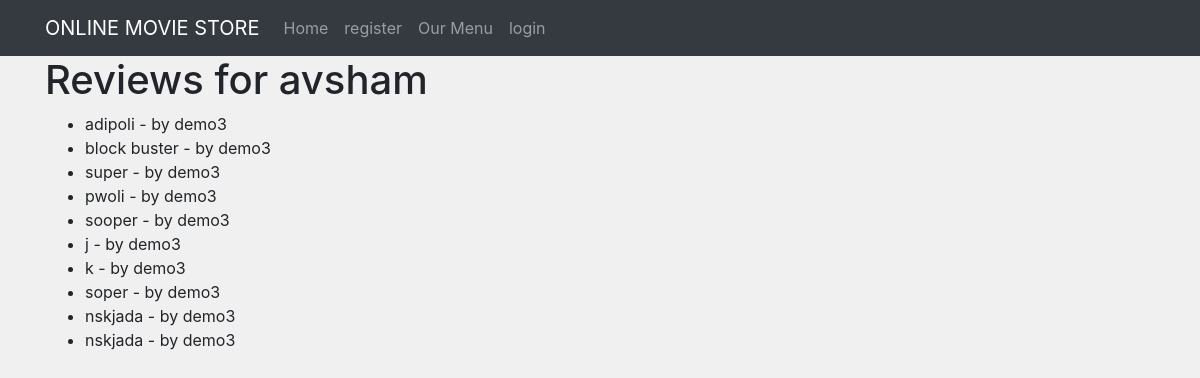
Screenshot of /movie/5/reviews/ with the database file from the repository.
### movieapp/models.py (models this page shows, shortened)
class Movie(models.Model):
    name = models.CharField(max_length=250)
    desc = models.TextField()
    year = models.IntegerField()  # You might want to remove this field since you now have `release_date`
    actors = models.CharField(max_length=500)  # Adjust the length as needed
    trailer_link = models.URLField(max_length=200)
    img = models.ImageField(upload_to='gallery')
    class Meta:
        verbose_name = 'Movie'
        verbose_name_plural = 'Movies'

class Review(models.Model):
    user = models.ForeignKey(User, on_delete=models.CASCADE)
    movie = models.ForeignKey(Movie, on_delete=models.CASCADE)
    content = models.TextField()
    created_at = models.DateTimeField(auto_now_add=True)

### movieapp/views.py (the view)
# urls.py: path('movie/<int:movie_id>/reviews/', views.movie_reviews, name='movie_reviews'),
def movie_reviews(request, movie_id):
    movie = get_object_or_404(Movie, pk=movie_id)
    reviews = Review.objects.filter(movie=movie)
    return render(request, 'movie_reviews.html', {'movie': movie, 'reviews': reviews})

### templates/movie_reviews.html (shortened to what this page needs)
{% extends 'base.html' %}
{% block body %}
<!DOCTYPE html>
<html lang="en">
<head>
</head>
<body>
    <h1>Reviews for {{ movie.name }}</h1>
    <ul>
        {% for review in reviews %}
        <li>{{ review.content }} - by {{ review.user.username }}</li>
        {% endfor %}
    </ul>
</body>
</html>
{% endblock %}

### static/style.css (style rules this page uses)
body { background-color: #f0f0f0; }

### templates/movie_reviews.html (style rules this page uses)
body { background-color: #f0f0f0; }

### rows the page displays
Movie: name "avsham"
Review: content "adipoli", user.username "demo3"
Review: content "block buster", user.username "demo3"
Review: content "super", user.username "demo3"
Review: content "pwoli", user.username "demo3"
Review: content "sooper", user.username "demo3"
Review: content "j", user.username "demo3"
Review: content "k", user.username "demo3"
Review: content "soper", user.username "demo3"
Review: content "nskjada", user.username "demo3"
Review: content "nskjada", user.username "demo3"
